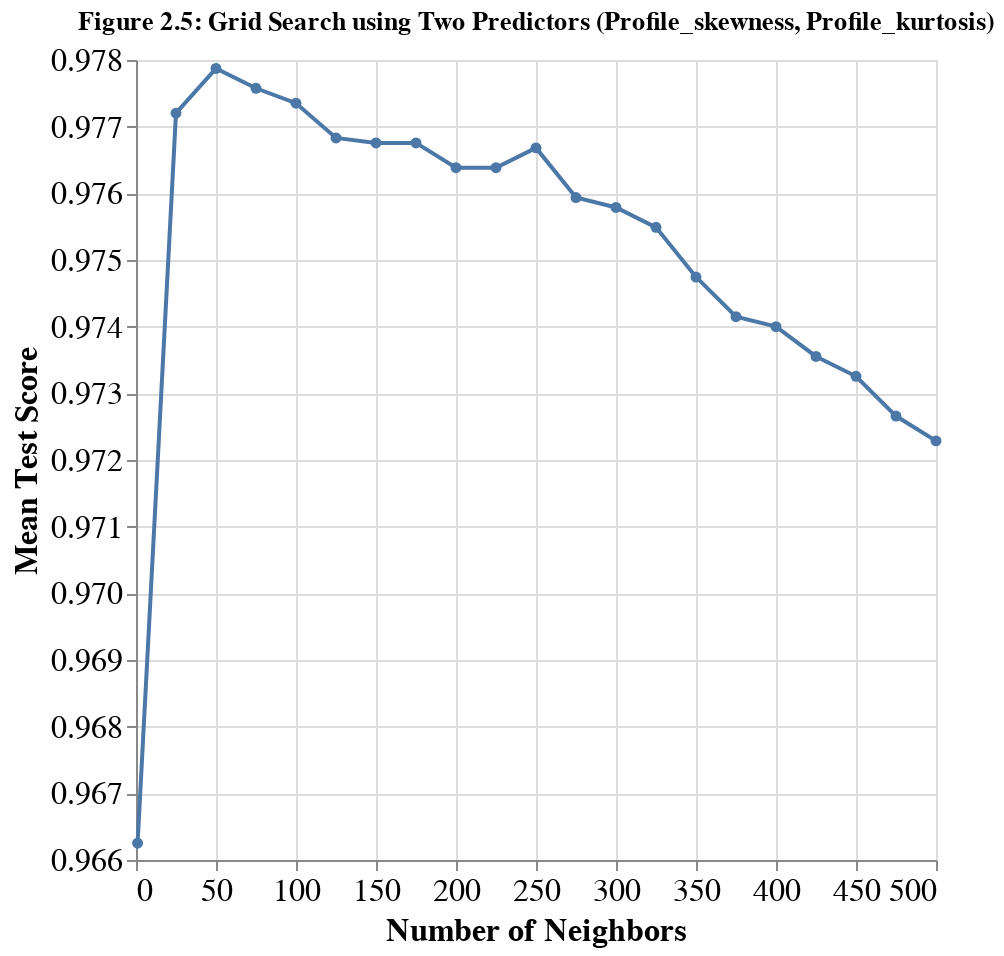

The notebook cell this image was saved under:
### Code cell
accuracies_skewness_kurtosis_grid_plot = (
    alt.Chart(accuracies_skewness_kurtosis_grid, title="Figure 2.5: Grid Search using Two Predictors (Profile_skewness, Profile_kurtosis)")
    .mark_line(point=True)
    .encode(
        x=alt.X("param_kneighborsclassifier__n_neighbors", title="Number of Neighbors", scale=alt.Scale(zero=False),),
        y=alt.Y("mean_test_score", title="Mean Test Score", scale=alt.Scale(zero=False)),
    )
    .configure_axis(labelFontSize=16, titleFontSize=16)
    .properties(width=400, height=400)
)

display(accuracies_skewness_kurtosis_grid.sort_values(by="rank_test_score")[["param_kneighborsclassifier__n_neighbors", "mean_test_score"]]
        .head().style.set_caption("Table 2.6: Top 5 k-values for Two Predictors (Profile_skewness, Profile_kurtosis)"))
accuracies_skewness_kurtosis_grid_plot

### Figure 1 — Vega-Lite specification as saved in the notebook (floating-point values rounded to 4 significant figures)
{"config": {"view": {"continuousWidth": 400, "continuousHeight": 300}, "axis": {"labelFontSize": 16, "titleFontSize": 16}}, "data": {"name": "data-588d160539cde0f23a297dcf8ff16eff"}, "mark": {"type": "line", "point": true}, "encoding": {"x": {"field": "param_kneighborsclassifier__n_neighbors", "scale": {"zero": false}, "title": "Number of Neighbors", "type": "quantitative"}, "y": {"field": "mean_test_score", "scale": {"zero": false}, "title": "Mean Test Score", "type": "quantitative"}}, "height": 400, "title": "Figure 2.5: Grid Search using Two Predictors (Profile_skewness, Profile_kurtosis)", "width": 400, "$schema": "https://vega.github.io/schema/vega-lite/v4.17.0.json", "datasets": {"data-588d160539cde0f23a297dcf8ff16eff": [{"mean_fit_time": 0.009581, "std_fit_time": 0.0005092, "mean_score_time": 0.02881, "std_score_time": 0.0007783, "param_kneighborsclassifier__n_neighbors": 1, "params": {"kneighborsclassifier__n_neighbors": 1}, "split0_test_score": 0.9642, "split1_test_score": 0.9669, "split2_test_score": 0.9661, "split3_test_score": 0.9672, "split4_test_score": 0.9668, "mean_test_score": 0.9663, "std_test_score": 0.001066, "rank_test_score": 21}, {"mean_fit_time": 0.009181, "std_fit_time": 0.0003646, "mean_score_time": 0.03703, "std_score_time": 0.0009025, "param_kneighborsclassifier__n_neighbors": 25, "params": {"kneighborsclassifier__n_neighbors": 25}, "split0_test_score": 0.9765, "split1_test_score": 0.9724, "split2_test_score": 0.9818, "split3_test_score": 0.9776, "split4_test_score": 0.9776, "mean_test_score": 0.9772, "std_test_score": 0.002973, "rank_test_score": 4}, {"mean_fit_time": 0.009179, "std_fit_time": 0.000727, "mean_score_time": 0.04407, "std_score_time": 0.001732, "param_kneighborsclassifier__n_neighbors": 50, "params": {"kneighborsclassifier__n_neighbors": 50}, "split0_test_score": 0.9788, "split1_test_score": 0.9717, "split2_test_score": 0.9844, "split3_test_score": 0.9788, "split4_test_score": 0.9758, "mean_test_score": 0.9779, "std_test_score": 0.004152, "rank_test_score": 1}, {"mean_fit_time": 0.01025, "std_fit_time": 0.0003989, "mean_score_time": 0.05078, "std_score_time": 0.001515, "param_kneighborsclassifier__n_neighbors": 75, "params": {"kneighborsclassifier__n_neighbors": 75}, "split0_test_score": 0.9788, "split1_test_score": 0.9717, "split2_test_score": 0.9829, "split3_test_score": 0.9788, "split4_test_score": 0.9758, "mean_test_score": 0.9776, "std_test_score": 0.003705, "rank_test_score": 2}, {"mean_fit_time": 0.009386, "std_fit_time": 0.0004852, "mean_score_time": 0.05821, "std_score_time": 0.001172, "param_kneighborsclassifier__n_neighbors": 100, "params": {"kneighborsclassifier__n_neighbors": 100}, "split0_test_score": 0.9784, "split1_test_score": 0.9709, "split2_test_score": 0.9832, "split3_test_score": 0.978, "split4_test_score": 0.9762, "mean_test_score": 0.9774, "std_test_score": 0.003966, "rank_test_score": 3}, {"mean_fit_time": 0.01002, "std_fit_time": 0.0006317, "mean_score_time": 0.06613, "std_score_time": 0.002104, "param_kneighborsclassifier__n_neighbors": 125, "params": {"kneighborsclassifier__n_neighbors": 125}, "split0_test_score": 0.9777, "split1_test_score": 0.9709, "split2_test_score": 0.9829, "split3_test_score": 0.9776, "split4_test_score": 0.975, "mean_test_score": 0.9768, "std_test_score": 0.003888, "rank_test_score": 5}, {"mean_fit_time": 0.009542, "std_fit_time": 0.0009076, "mean_score_time": 0.07534, "std_score_time": 0.001238, "param_kneighborsclassifier__n_neighbors": 150, "params": {"kneighborsclassifier__n_neighbors": 150}, "split0_test_score": 0.9769, "split1_test_score": 0.9709, "split2_test_score": 0.9825, "split3_test_score": 0.9784, "split4_test_score": 0.975, "mean_test_score": 0.9768, "std_test_score": 0.003803, "rank_test_score": 7}, {"mean_fit_time": 0.009385, "std_fit_time": 0.0007905, "mean_score_time": 0.08466, "std_score_time": 0.002355, "param_kneighborsclassifier__n_neighbors": 175, "params": {"kneighborsclassifier__n_neighbors": 175}, "split0_test_score": 0.9773, "split1_test_score": 0.9706, "split2_test_score": 0.9821, "split3_test_score": 0.9784, "split4_test_score": 0.9754, "mean_test_score": 0.9768, "std_test_score": 0.003788, "rank_test_score": 6}, {"mean_fit_time": 0.009883, "std_fit_time": 0.0008142, "mean_score_time": 0.08765, "std_score_time": 0.002467, "param_kneighborsclassifier__n_neighbors": 200, "params": {"kneighborsclassifier__n_neighbors": 200}, "split0_test_score": 0.9765, "split1_test_score": 0.9702, "split2_test_score": 0.9814, "split3_test_score": 0.978, "split4_test_score": 0.9758, "mean_test_score": 0.9764, "std_test_score": 0.003638, "rank_test_score": 9}, {"mean_fit_time": 0.009293, "std_fit_time": 0.0003845, "mean_score_time": 0.09581, "std_score_time": 0.002001, "param_kneighborsclassifier__n_neighbors": 225, "params": {"kneighborsclassifier__n_neighbors": 225}, "split0_test_score": 0.9762, "split1_test_score": 0.9702, "split2_test_score": 0.9818, "split3_test_score": 0.978, "split4_test_score": 0.9758, "mean_test_score": 0.9764, "std_test_score": 0.003743, "rank_test_score": 9}, {"mean_fit_time": 0.01055, "std_fit_time": 0.001171, "mean_score_time": 0.1049, "std_score_time": 0.002846, "param_kneighborsclassifier__n_neighbors": 250, "params": {"kneighborsclassifier__n_neighbors": 250}, "split0_test_score": 0.9765, "split1_test_score": 0.9706, "split2_test_score": 0.9818, "split3_test_score": 0.978, "split4_test_score": 0.9765, "mean_test_score": 0.9767, "std_test_score": 0.0036, "rank_test_score": 8}, {"mean_fit_time": 0.009998, "std_fit_time": 0.0006332, "mean_score_time": 0.1123, "std_score_time": 0.003261, "param_kneighborsclassifier__n_neighbors": 275, "params": {"kneighborsclassifier__n_neighbors": 275}, "split0_test_score": 0.9758, "split1_test_score": 0.9698, "split2_test_score": 0.9814, "split3_test_score": 0.9762, "split4_test_score": 0.9765, "mean_test_score": 0.9759, "std_test_score": 0.003668, "rank_test_score": 11}, {"mean_fit_time": 0.009814, "std_fit_time": 0.0004088, "mean_score_time": 0.1199, "std_score_time": 0.001231, "param_kneighborsclassifier__n_neighbors": 300, "params": {"kneighborsclassifier__n_neighbors": 300}, "split0_test_score": 0.9754, "split1_test_score": 0.9709, "split2_test_score": 0.981, "split3_test_score": 0.975, "split4_test_score": 0.9765, "mean_test_score": 0.9758, "std_test_score": 0.003221, "rank_test_score": 12}, {"mean_fit_time": 0.009392, "std_fit_time": 0.0007899, "mean_score_time": 0.1286, "std_score_time": 0.001118, "param_kneighborsclassifier__n_neighbors": 325, "params": {"kneighborsclassifier__n_neighbors": 325}, "split0_test_score": 0.9754, "split1_test_score": 0.9706, "split2_test_score": 0.9799, "split3_test_score": 0.9754, "split4_test_score": 0.9762, "mean_test_score": 0.9755, "std_test_score": 0.002964, "rank_test_score": 13}, {"mean_fit_time": 0.01016, "std_fit_time": 0.0004319, "mean_score_time": 0.1411, "std_score_time": 0.002744, "param_kneighborsclassifier__n_neighbors": 350, "params": {"kneighborsclassifier__n_neighbors": 350}, "split0_test_score": 0.9743, "split1_test_score": 0.9691, "split2_test_score": 0.9791, "split3_test_score": 0.9754, "split4_test_score": 0.9758, "mean_test_score": 0.9747, "std_test_score": 0.003258, "rank_test_score": 14}, {"mean_fit_time": 0.009825, "std_fit_time": 0.0004134, "mean_score_time": 0.1463, "std_score_time": 0.003542, "param_kneighborsclassifier__n_neighbors": 375, "params": {"kneighborsclassifier__n_neighbors": 375}, "split0_test_score": 0.9728, "split1_test_score": 0.9687, "split2_test_score": 0.978, "split3_test_score": 0.9754, "split4_test_score": 0.9758, "mean_test_score": 0.9741, "std_test_score": 0.003181, "rank_test_score": 15}, {"mean_fit_time": 0.01018, "std_fit_time": 0.000407, "mean_score_time": 0.1561, "std_score_time": 0.002724, "param_kneighborsclassifier__n_neighbors": 400, "params": {"kneighborsclassifier__n_neighbors": 400}, "split0_test_score": 0.9721, "split1_test_score": 0.9687, "split2_test_score": 0.978, "split3_test_score": 0.975, "split4_test_score": 0.9762, "mean_test_score": 0.974, "std_test_score": 0.003274, "rank_test_score": 16}, {"mean_fit_time": 0.009476, "std_fit_time": 0.0005992, "mean_score_time": 0.1592, "std_score_time": 0.001742, "param_kneighborsclassifier__n_neighbors": 425, "params": {"kneighborsclassifier__n_neighbors": 425}, "split0_test_score": 0.9717, "split1_test_score": 0.9683, "split2_test_score": 0.978, "split3_test_score": 0.9747, "split4_test_score": 0.975, "mean_test_score": 0.9736, "std_test_score": 0.003288, "rank_test_score": 17}, {"mean_fit_time": 0.009602, "std_fit_time": 0.0004921, "mean_score_time": 0.1737, "std_score_time": 0.002838, "param_kneighborsclassifier__n_neighbors": 450, "params": {"kneighborsclassifier__n_neighbors": 450}, "split0_test_score": 0.9713, "split1_test_score": 0.968, "split2_test_score": 0.9769, "split3_test_score": 0.9754, "split4_test_score": 0.9747, "mean_test_score": 0.9733, "std_test_score": 0.003214, "rank_test_score": 18}, {"mean_fit_time": 0.009582, "std_fit_time": 0.0007918, "mean_score_time": 0.182, "std_score_time": 0.002713, "param_kneighborsclassifier__n_neighbors": 475, "params": {"kneighborsclassifier__n_neighbors": 475}, "split0_test_score": 0.9706, "split1_test_score": 0.968, "split2_test_score": 0.9765, "split3_test_score": 0.9747, "split4_test_score": 0.9735, "mean_test_score": 0.9727, "std_test_score": 0.003039, "rank_test_score": 19}, {"mean_fit_time": 0.009609, "std_fit_time": 0.0005018, "mean_score_time": 0.1869, "std_score_time": 0.001255, "param_kneighborsclassifier__n_neighbors": 500, "params": {"kneighborsclassifier__n_neighbors": 500}, "split0_test_score": 0.9698, "split1_test_score": 0.968, "split2_test_score": 0.9765, "split3_test_score": 0.9735, "split4_test_score": 0.9735, "mean_test_score": 0.9723, "std_test_score": 0.00303, "rank_test_score": 20}]}}
